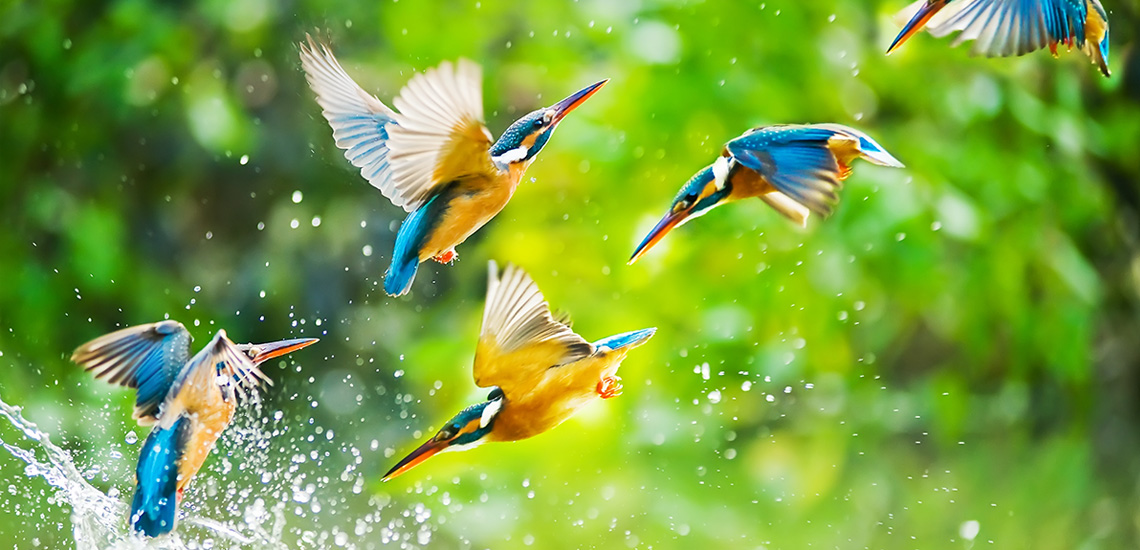
#> input picture LieNets/kingfisher.jpg, 1140 x 550 px
$ python permutationGroups.py
#> lines starting #> are read from the running program, lines starting #| are printed output that depends on the picture
'''Permutation groups'''

import os
import sys
import time

import cv2
import numpy
import scipy.linalg as scilin
import scipy.signal as scisig
import skimage.io as skio

from matplotlib import pyplot as plt

class RotConv():
	def __init__(self):
		pass

	def rotate(self, angle):
		R = numpy.asarray([[numpy.cos(angle), -numpy.sin(angle)],[numpy.sin(angle), numpy.cos(angle)]])
		return R

	def correlate(self, im, kernel):
		res = []
		for i in xrange(3):
			res.append(scisig.correlate2d(im[...,i], kernel))
		return numpy.sum(numpy.stack(res, 2), axis=2)

	# [16 lines left out: functions rotation, reform, not called in this run]

	def unravel(self, M):
		P = numpy.zeros((9,9))
		P[0,0] = 1
		P[1,1] = 1
		P[2,2] = 1
		P[3,5] = 1
		P[4,8] = 1
		P[5,7] = 1
		P[6,6] = 1
		P[7,3] = 1
		P[8,4] = 1
		M = M.reshape((9,1))
		return numpy.dot(P, M)

	def ravel(self, M):
		P = numpy.zeros((9,9))
		P[0,0] = 1
		P[1,1] = 1
		P[2,2] = 1
		P[3,5] = 1
		P[4,8] = 1
		P[5,7] = 1
		P[6,6] = 1
		P[7,3] = 1
		P[8,4] = 1
		M = numpy.dot(P.T, M)
		return M.reshape((3,3))

	def permuteFourier(self, F):
		P = numpy.zeros((9,9))
		P[0,0] = 1
		P[1,4] = 1
		P[2,1] = 1
		P[3,7] = 1
		P[4,2] = 1
		P[5,6] = 1
		P[6,3] = 1
		P[7,5] = 1
		P[8,8] = 1
		return numpy.dot(P, F)

	def getQ(self, n):
		Q = numpy.eye(n, dtype=numpy.complex)
		Q[:n-1,:n-1] = scilin.dft(n-1)/(numpy.sqrt(n-1.))
		P = self.permuteFourier(Q)
		u = numpy.asarray([[1,1],[1j,-1j]])
		U = numpy.eye(n, dtype=numpy.complex)
		U[2:4,2:4] = u
		U[4:6,4:6] = u
		U[6:8,6:8] = u
		Q = numpy.real(numpy.dot(U,P))
		return Q

	def getRotation(self, angle):
		R = numpy.eye(9)
		t = angle/8.
		R[1,1] = numpy.cos(4*t)
		R[2:4,2:4] = self.rotate(t)
		R[4:6,4:6] = self.rotate(2*t)
		R[6:8,6:8] = self.rotate(3*t)
		return R

	# [12 lines left out: functions transformQ, decomposeVectors, not called in this run]

	def genData(self):
		# Generate the data
		kernel = cv2.getGaborKernel((3,3), 5., numpy.pi/4., 10., 0.1)
		kernelUnrav = self.unravel(kernel)
		patch = numpy.random.randn(3,3)
		patchUnrav = self.unravel(patch)
		return (kernel, kernelUnrav, patch, patchUnrav)

	# [10 lines left out: function lazyRotate, not called in this run]

	def demo1(self):
		'''Using a simple oriented Gabor filter'''
		# Generate demo data
		im = skio.imread('./kingfisher.jpg')
#> im is the input picture: shape (550, 1140, 3); mean R, G, B 121.7, 160.7, 65.3
		kernel = cv2.getGaborKernel((3,3), 5., numpy.pi/4., 10., 0.1)
		kernelUnrav = rc.unravel(kernel)
		kernel, kernelUnrav, __, __ = self.genData()
		# Generate transformation matrix
		Q = self.getQ(9)
		# Plotting
		fig = plt.figure(1)
		plt.ion()
		plt.show()
		# Loop through each rotation of the filter
		for i in xrange(100):
			# Projection of filter onto rotation basis
			M = numpy.dot(Q, kernelUnrav)
			shift = self.getRotation(0.2*2*numpy.pi*i)
			recon = numpy.dot(Q.T, numpy.dot(shift, M))
			reconr = numpy.real(self.ravel(recon))
			# Perform the correlation/convolution
			res = self.correlate(im, reconr)
			plt.imshow(res, cmap='gray', interpolation='nearest')
			plt.draw()
			raw_input(i)
#> this loop made 2 passes
#> pass 1, in demo1, `res = self.correlate(im, reconr)`:
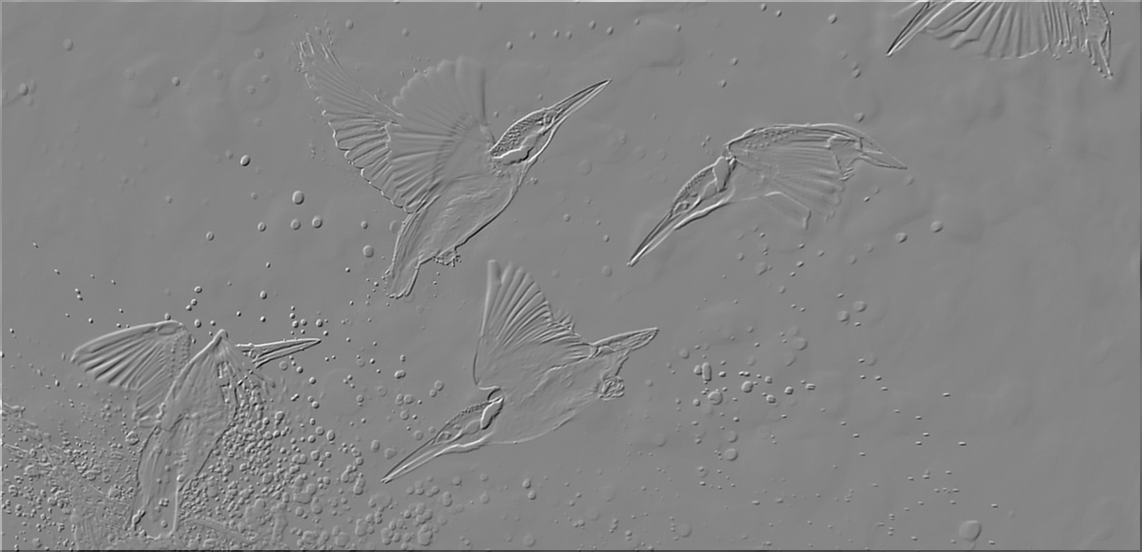
#> res: shape (552, 1142) float64; min -2352.5, max 2138.7, mean 0; drawn with min black and max white

	# [53 lines left out: functions demo2, demo3, not called in this run]

if __name__ == '__main__':
	rc = RotConv()
#> (the run stopped early here; a loop or call above may not have finished)
